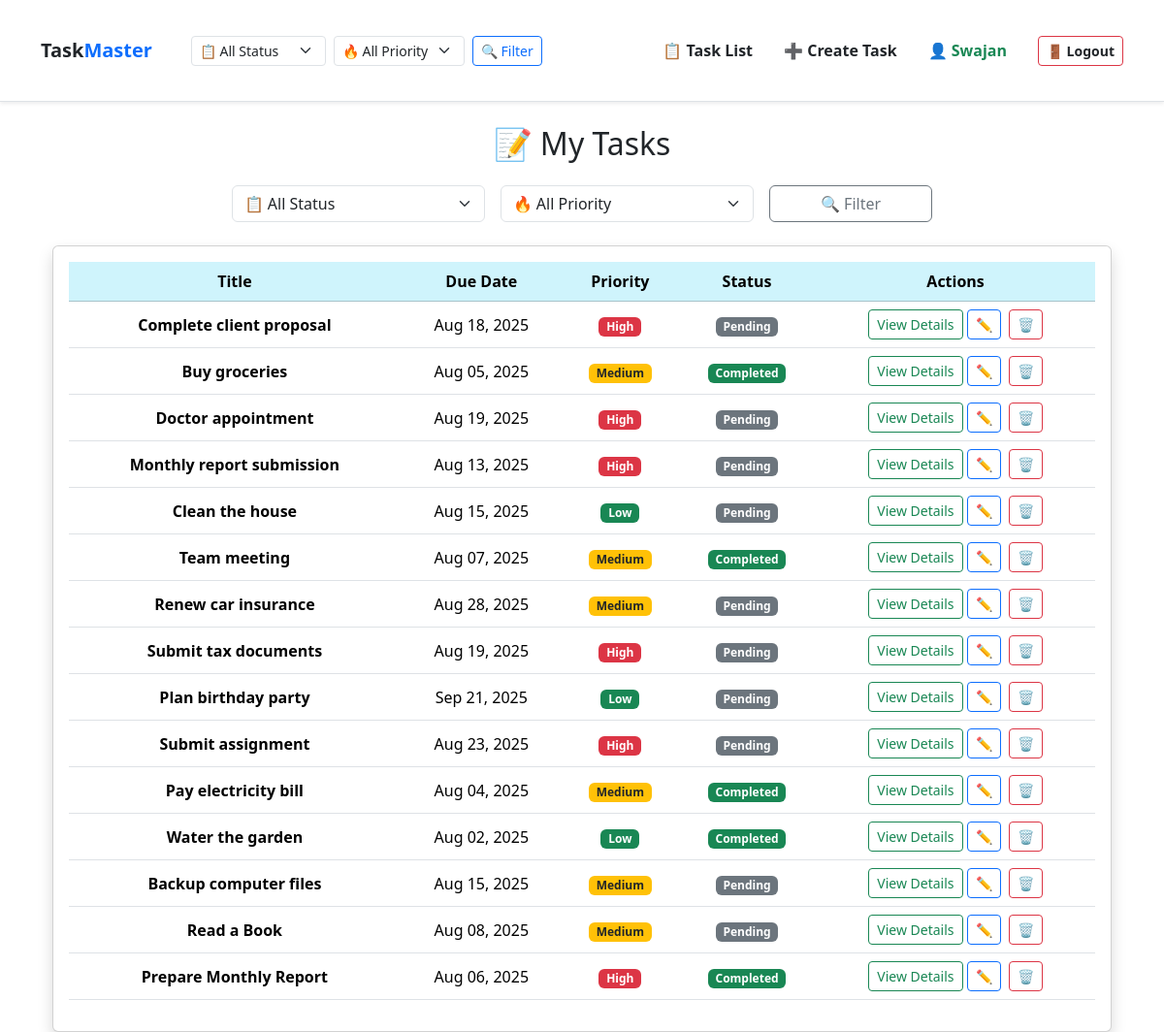
Screenshot of / (signed in) with the database file from the repository.
### tasks/models.py (models this page shows, shortened)
class Task(models.Model):
    PRIORITY_CHOICES = [
        ('low', 'Low'),
        ('medium', 'Medium'),
        ('high', 'High'),
    ]
    user = models.ForeignKey(User, on_delete=models.CASCADE)
    title = models.CharField(max_length=255)
    description = models.TextField(blank=True)
    due_date = models.DateField()
    priority = models.CharField(max_length=10, choices=PRIORITY_CHOICES, default='medium')
    completed = models.BooleanField(default=False)
    def is_overdue(self):
        return not self.completed and self.due_date < timezone.now().date()

### tasks/views.py (the view)
# urls.py: path('', views.task_list, name='task-list'),
@login_required(login_url='tasks:login')
def task_list(request):
    tasks = Task.objects.filter(user=request.user)
    status = request.GET.get('status')
    priority = request.GET.get('priority')
    if status == 'completed':
        tasks = tasks.filter(completed=True)
    elif status == 'pending':
        tasks = tasks.filter(completed=False)
    if priority in ['low', 'medium', 'high']:
        tasks = tasks.filter(priority=priority)
    context = {'tasks': tasks, 'status': status, 'priority': priority}
    return render(request, 'tasks/task_list.html', context)

### tasks/templates/tasks/task_list.html (shortened to what this page needs)
{% extends "tasks/base.html" %}
{% block content %}
<div class="container mt-4">
  <h2 class="mb-4 text-center">📝 My Tasks</h2>
  <form method="get" class="row g-3 justify-content-center mb-4">
    <div class="col-md-3">
      <select name="status" class="form-select">
        <option value="">📋 All Status</option>
      </select>
    </div>
    <div class="col-md-3">
      <select name="priority" class="form-select">
        <option value="">🔥 All Priority</option>
      </select>
    </div>
    <div class="col-md-2">
      <button type="submit" class="btn btn-outline-secondary w-100">🔍 Filter</button>
    </div>
  </form>
  <div class="card shadow">
    <div class="card-body">
      <table class="table table-hover align-middle">
        <thead class="table-info text-center">
          <tr>
            <th>Title</th>
            <th>Due Date</th>
            <th>Priority</th>
            <th>Status</th>
            <th>Actions</th>
          </tr>
        </thead>
        <tbody>
          {% for task in tasks %}
            <tr class="text-center {% if task.is_overdue %}table-danger{% endif %}">
              <td class="fw-bold">{{ task.title }}</td>
              <td>{{ task.due_date|date:"M d, Y" }}</td>
              <td>
                {% if task.priority == "high" %}
                  <span class="badge bg-danger">High</span>
                {% elif task.priority == "medium" %}
                  <span class="badge bg-warning text-dark">Medium</span>
                {% else %}
                  <span class="badge bg-success">Low</span>
                {% endif %}
              </td>
              <td>
                {% if task.completed %}
                  <span class="badge bg-success">Completed</span>
                {% else %}
                  <span class="badge bg-secondary">Pending</span>
                {% endif %}
              </td>
              <td>
                <a href="{% url 'tasks:task-detail' task.pk %}" class="btn btn-outline-success btn-sm">View Details</a>
                <a href="{% url 'tasks:task-update' task.pk %}" class="btn btn-sm btn-outline-primary me-1" title="Edit Task">✏️</a>
                <a href="{% url 'tasks:task-delete' task.pk %}" class="btn btn-sm btn-outline-danger" title="Delete Task">🗑️</a>
              </td>
            </tr>
          {% empty %}
            <tr>
              <td colspan="5" class="text-center text-muted py-4">No tasks found. ✅</td>
            </tr>
          {% endfor %}
        </tbody>
      </table>
    </div>
  </div>
</div>
{% endblock %}

### tasks/templates/tasks/base.html (shortened to what this page needs)
{% load static %}
<!DOCTYPE html>
<html lang="en">
  <head>
    <link
      href="https://cdn.jsdelivr.net/npm/bootstrap@5.3.3/dist/css/bootstrap.min.css"
      rel="stylesheet"
    />
    <link rel="stylesheet" href="{% static 'css/style.css' %}" />
  </head>
  <body>
    {% include 'tasks/navbar.html' %}
    <div class="container mt-4">
      {% block content %}{% endblock %}
    </div>
  </body>
</html>

### tasks/templates/tasks/navbar.html (shortened to what this page needs)
{% load static %}
<nav class="navbar navbar-expand-lg navbar-light bg-white shadow-sm border-bottom py-3">
  <div class="container">
    <a class="navbar-brand fw-bold text-primary" href="{% url 'tasks:task-list' %}">
       <span class="text-dark">Task</span><span class="text-primary">Master</span>
    </a>
    <div class="collapse navbar-collapse" id="navbarContent">
      {% if user.is_authenticated %}
      <form class="d-flex align-items-center gap-2 ms-4" method="get" action="{% url 'tasks:task-list' %}">
        <div>
          <select name="status" class="form-select form-select-sm">
            <option value="">📋 All Status</option>
          </select>
        </div>
        <div>
          <select name="priority" class="form-select form-select-sm">
            <option value="">🔥 All Priority</option>
          </select>
        </div>
        <button type="submit" class="btn btn-outline-primary btn-sm">🔍 Filter</button>
      </form>
      {% endif %}
      <ul class="navbar-nav ms-auto align-items-center gap-3">
        {% if user.is_authenticated %}
        <li class="nav-item">
          <a class="nav-link text-dark fw-bold" href="{% url 'tasks:task-list' %}">📋 Task List</a>
        </li>
        <li class="nav-item">
          <a class="nav-link text-dark fw-bold" href="{% url 'tasks:task-create' %}">➕ Create Task</a>
        </li>
        {% endif %}
      </ul>
      {% if user.is_authenticated %}
      <ul class="navbar-nav align-items-center gap-3 ms-4">
        <li class="nav-item">
          <span class="navbar-text fw-bold text-success">👤 {{ user.username }}</span>
        </li><br><br><br>
        <li class="nav-item">
          <form method="post" action="{% url 'tasks:logout' %}">
            <button class="btn btn-outline-danger btn-sm text-dark fw-bold" type="submit">🚪 Logout</button>
          </form>
        </li>
      </ul>
      {% endif %}
    </div>
  </div>
</nav>

### rows the page displays
Task: title "Complete client proposal", due_date "Aug 18, 2025", priority "High", completed "Pending"
Task: title "Buy groceries", due_date "Aug 05, 2025", priority "Medium", completed "Completed"
Task: title "Doctor appointment", due_date "Aug 19, 2025", priority "High", completed "Pending"
Task: title "Monthly report submission", due_date "Aug 13, 2025", priority "High", completed "Pending"
Task: title "Clean the house", due_date "Aug 15, 2025", priority "Low", completed "Pending"
Task: title "Team meeting", due_date "Aug 07, 2025", priority "Medium", completed "Completed"
Task: title "Renew car insurance", due_date "Aug 28, 2025", priority "Medium", completed "Pending"
Task: title "Submit tax documents", due_date "Aug 19, 2025", priority "High", completed "Pending"
Task: title "Plan birthday party", due_date "Sep 21, 2025", priority "Low", completed "Pending"
Task: title "Submit assignment", due_date "Aug 23, 2025", priority "High", completed "Pending"
Task: title "Pay electricity bill", due_date "Aug 04, 2025", priority "Medium", completed "Completed"
Task: title "Water the garden", due_date "Aug 02, 2025", priority "Low", completed "Completed"
Task: title "Backup computer files", due_date "Aug 15, 2025", priority "Medium", completed "Pending"
Task: title "Read a Book", due_date "Aug 08, 2025", priority "Medium", completed "Pending"
Task: title "Prepare Monthly Report", due_date "Aug 06, 2025", priority "High", completed "Completed"

### other values shown
{{ user.username }} "Swajan"
